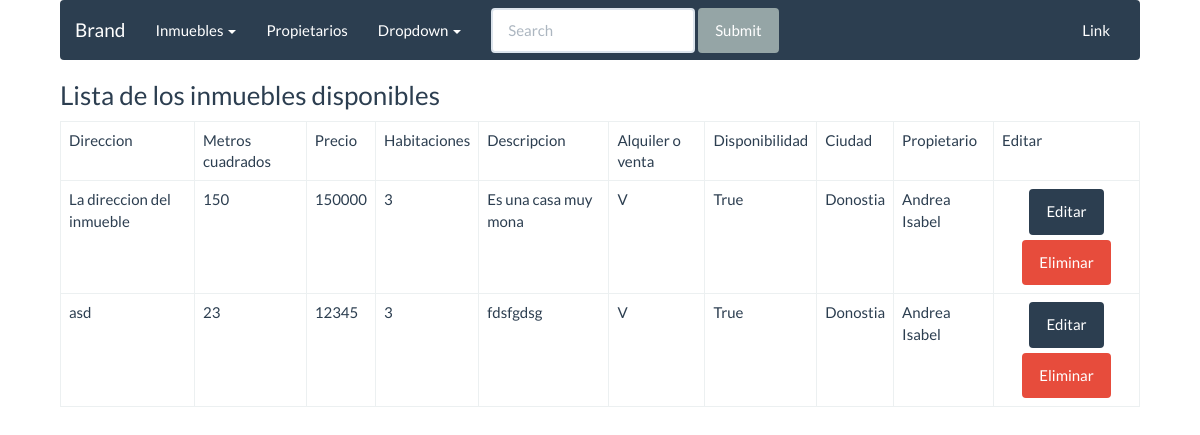
Before: /inmuebles/index with the older database file.
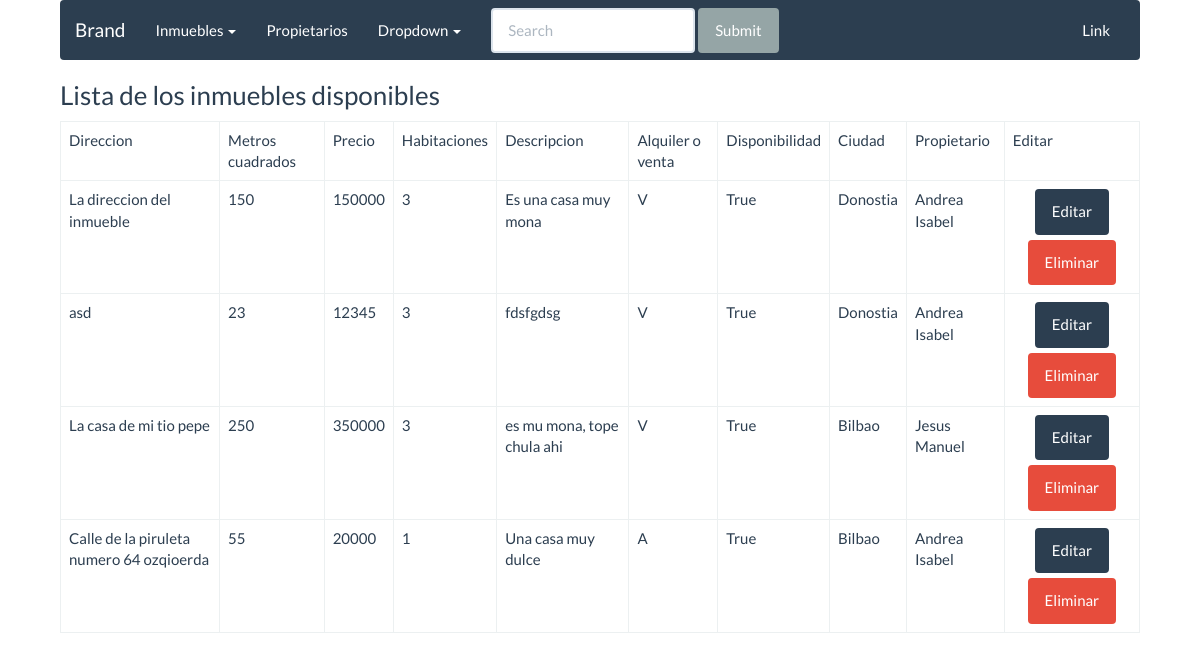
After: the same page with the newer database file.
### apps/inmuebles/models.py (models this page shows, shortened)
class Inmueble(models.Model):
	direccion = models.CharField(max_length=150)
	metros = models.IntegerField()
	precio = models.IntegerField()
	habitaciones = models.IntegerField()
	descripccion = models.CharField(max_length=300)
	opcion = models.CharField(max_length=2)
	disponibilidad = models.BooleanField()
	ciudad = models.ForeignKey(Ciudad, null=True, blank=True, on_delete=models.CASCADE)
	propietario = models.ForeignKey(Propietario, null=True, blank=True, on_delete=models.CASCADE)
	alqui = models.ManyToManyField(Cliente, through='alquiler', blank=True)
	comprar = models.ManyToManyField(Cliente, blank=True, related_name='comprar')

### apps/ciudades/models.py (models this page shows, shortened)
class Ciudad(models.Model):
	nombre = models.CharField(max_length=50)

### apps/propietarios/models.py (models this page shows, shortened)
class Propietario(models.Model):
	nombre = models.CharField(max_length=20)
	apellidos = models.CharField(max_length=40)
	fecha_nacimiento = models.DateField()
	direccion = models.CharField(max_length=150)
	telefono = models.CharField(max_length=15)
	email = models.EmailField()

### apps/inmuebles/views.py (the view)
class Inmuebles(ListView):
	model = Inmueble
	template_name = "inmuebles/index.html"

### templates/inmuebles/index.html (shortened to what this page needs)
{% extends 'base/base.html' %}
{% block content %}
	<h3>Lista de los inmuebles disponibles</h3>
	<table class="table table-bordered">
		<thead>
			<tr>
				<td>Direccion</td>
				<td>Metros cuadrados</td>
				<td>Precio</td>
				<td>Habitaciones</td>
				<td>Descripcion</td>
				<td>Alquiler o venta</td>
				<td>Disponibilidad</td>
				<td>Ciudad</td>
				<td>Propietario</td>
				<td>Editar</td>
			</tr>
		</thead>
		<tbody>
			{% if object_list %}
				{% for inmueble in object_list %}
					{% if inmueble.disponibilidad == True %}
					<tr>
						<td>{{ inmueble.direccion }}</td>
						<td>{{ inmueble.metros }}</td>
						<td>{{ inmueble.precio }}</td>
						<td>{{ inmueble.habitaciones }}</td>
						<td>{{ inmueble.descripccion }}</td>
						<td>{{ inmueble.opcion }}</td>
						<td>{{ inmueble.disponibilidad }}</td>
						<td>{{ inmueble.ciudad.nombre }}</td>
						<td>{{ inmueble.propietario.nombre }}</td>
						<td style='text-align:center;'><a class="btn btn-primary" href="/inmuebles/editar/{{ inmueble.id }}">Editar</a>
						<a style='margin-top:5px;' class="btn btn-danger" href="/inmuebles/delete/{{ inmueble.id }}">Eliminar</a></td>
					</tr>
					{% endif %}
				{% endfor %}
			{% else %}
			<h1>En este momento no hay ningun apartamento disponible</h1>
			{% endif %}
		</tbody>
	</table>
{% endblock %}

### templates/base/base.html (shortened to what this page needs)
{% load staticfiles %}
<!DOCTYPE html>
<html>
	<head>
		<link rel="stylesheet" href="{% static 'css/bootstrap.css' %}">
	</head>
	<body>
		<nav class="navbar navbar-default">
			<div class="container-fluid">
				<div class="navbar-header">
					<a class="navbar-brand" href="#">Brand</a>
				</div>
				<div class="collapse navbar-collapse" id="bs-example-navbar-collapse-1">
					<ul class="nav navbar-nav">
						<li class="dropdown">
							<a href="#" class="dropdown-toggle" data-toggle="dropdown" role="button" aria-expanded="false">Inmuebles <span class="sr-only">(current)</span><span class="caret"></span></a>
						</li>
						<li><a href="/propietarios">Propietarios</a></li>
						<li class="dropdown">
							<a href="#" class="dropdown-toggle" data-toggle="dropdown" role="button" aria-expanded="false">Dropdown <span class="caret"></span></a>
						</li>
					</ul>
					<form class="navbar-form navbar-left" role="search">
						<div class="form-group">
							<input type="text" class="form-control" placeholder="Search">
						</div>
						<button type="submit" class="btn btn-default">Submit</button>
					</form>
					<ul class="nav navbar-nav navbar-right">
						<li><a href="#">Link</a></li>
					</ul>
				</div>
			</div>
		</nav>
		{% block content %}{% endblock %}
	</body>
</html>

### templates/base/base.html (style rules this page uses)
body { width: 90%;margin:auto; }

Changed rows visible on the page:
added Inmueble: direccion "La casa de mi tio pepe", metros "250", precio "350000", habitaciones "3", descripccion "es mu mona, tope chula ahi", opcion "V", disponibilidad "True", ciudad.nombre "Bilbao", propietario.nombre "Jesus Manuel"
added Inmueble: direccion "Calle de la piruleta numero 64 ozqioerda", metros "55", precio "20000", habitaciones "1", descripccion "Una casa muy dulce", opcion "A", disponibilidad "True", ciudad.nombre "Bilbao", propietario.nombre "Andrea Isabel"
